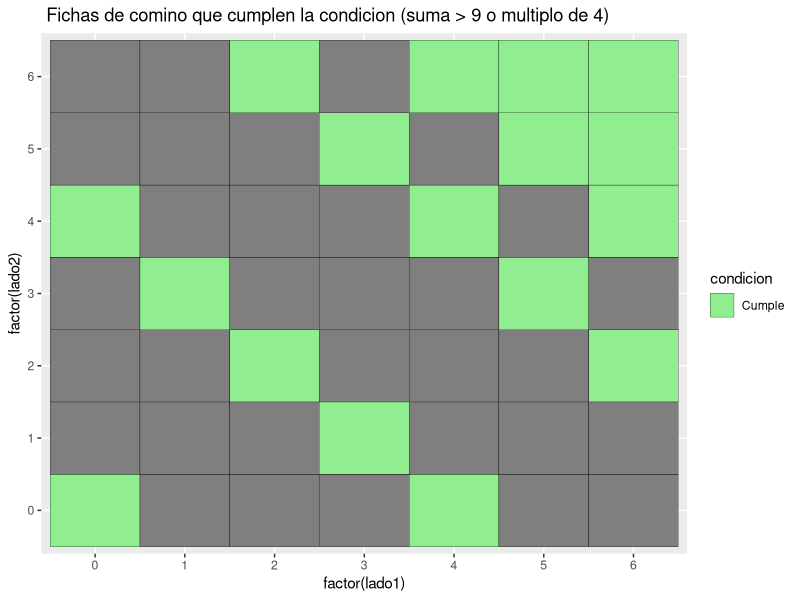

The R source for this figure:
# 2 - Halla la probabilidad de que al levantar unas fichas de domin??
# se obtenga un n??mero de puntos mayor que 9 o que sea m??ltiplo de 4.

# Primero debemos crear todas la conbinaciones de fichas de domino 
domino <- expand.grid(lado1 = 0:6, lado2 = 0:6)


# calculamos las uma de puntos para cada ficha
domino$suma <- domino$lado1 + domino$lado2

# Debemos filtrar las finchas que cumplan las condiciones 8suma > 9 0 multiplo de 4 ) 
condicion <- domino$suma >9 | domino$suma %% 4 == 0

# calculamos la probabilidad
fichas_cumplen <- sum(condicion)
total_fichas <- nrow(domino)
probabilidad <- fichas_cumplen / total_fichas

# prerparamos los datos para el grafico
domino$condicion <- ifelse(condicion, "Cumple", "No cumple")

# Graficamos las fichas  que cumplan la condición
library(ggplot2)
ggplot(domino, aes(x = factor(lado1), y = factor(lado2), fill = condicion))+
  geom_tile(color = "black")+
  scale_fill_manual(values = c("Cumple" = "lightgreen", "No Cumple" = "lightgray"))+
  labs(title = " Fichas de comino que cumplen la condicion (suma > 9 o multiplo de 4)")
      x = "lado1"
      y = "lado2"
      fill = "Condicion"+
  theme_minimal()


cat("La probabilidad de obtener uan ficha con suma mayor que 9 o mutip??lo de 4 es:", probabilidad, "\n")

  



